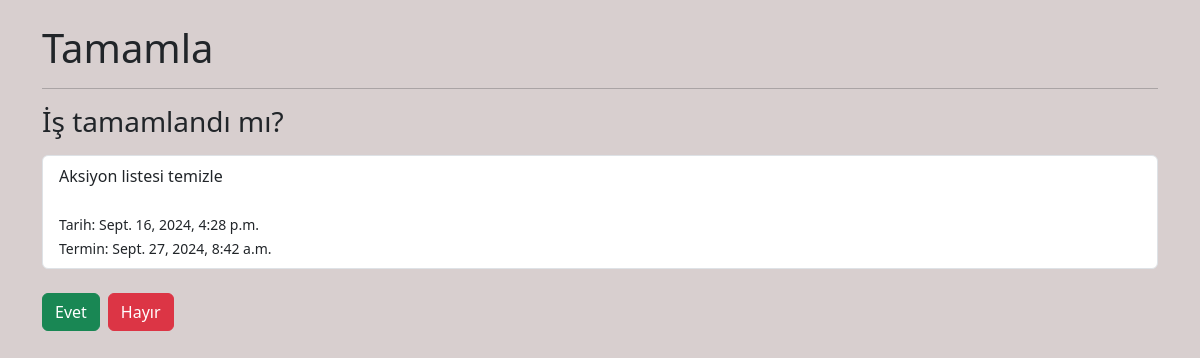
/complete/23, run on the app's committed database.
### app_1/models.py (models this page shows, shortened)
class Task(models.Model):
    title = models.CharField(max_length=200)
    description = models.TextField(blank=True, null=True)
    created_at = models.DateTimeField(auto_now_add=True)
    due_date = models.DateTimeField(null=True, blank=True)
    is_completed = models.BooleanField(default=False)

### app_1/views.py (the view)
# urls.py: path("complete/<int:task_id>", views.complete_task, name="complete_task"),
def complete_task(request, task_id):
    task = Task.objects.get(id=task_id)
    if request.method == "POST":
        task.complete_task()
        return redirect("task_list")
    context = {"task": task, "name": "Tamamla"}
    return render(request, "app_1/complete_task.html", context)

### app_1/templates/app_1/complete_task.html (shortened to what this page needs)
{% extends "base.html" %}
{% block content %}
  <div class="container">
    <h1 class="mt-4">{{ name }}</h1>
    <hr>
    <h3>İş tamamlandı mı?</h3>
    <ul class="list-group mt-3">
      <li class="list-group-item">
        {{ task.title }}
        <br>
        <br>
        <small>Tarih: {{ task.created_at }}</small>
        <br>
        <small>Termin: {{ task.due_date }}</small>
        <br>
        </li>
      </ul>
      <br>
      <div class="d-flex">
        <button type="submit" class="btn btn-success me-2">Evet</button>
        <a href="{% url 'task_list' %}" class="btn btn-danger">Hayır</a>
      </div>
  </div>
{% endblock content %}

### static/style/main.css (style rules this page uses)
body { background-color: #d8cfcf; }

### data on the page
Task: title "Aksiyon listesi temizle", created_at "Sept. 16, 2024, 4:28 p.m.", due_date "Sept. 27, 2024, 8:42 a.m."

### other printed values
{{ name }} "Tamamla"
